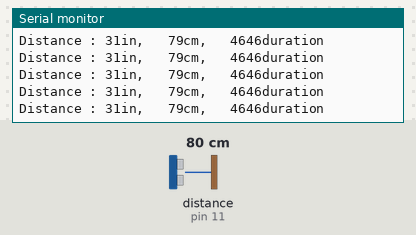
Recording of a sketch running on a simulated Arduino Uno, built with avr-gcc and run on an emulated ATmega328P. On the bench: the last lines printed to the serial monitor. Wiring (inferred from the names in the program): ultrasonic range finder: trigger pin 12; echo pin 11. Inputs (shaded band) come from the test bench; at power-on: distance to the obstacle (sensor on pin 11) 80 cm. The echo pulse lasts 58.3 µs per cm.

Above: at 1.2 s.
1.3 s: distance to the obstacle (sensor on pin 11) set to 2 cm
At 1.72 s:
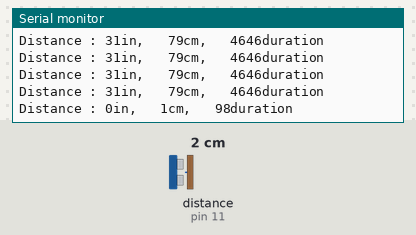
2.8 s: distance to the obstacle (sensor on pin 11) set to 4 cm
At 2.97 s:
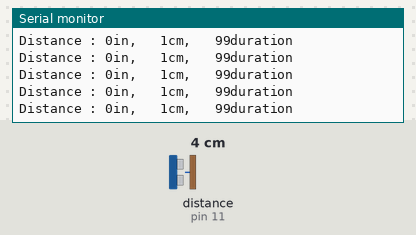
Timing chart, 0 to 5.8 s (numbered marks = the images above; inputs shaded):
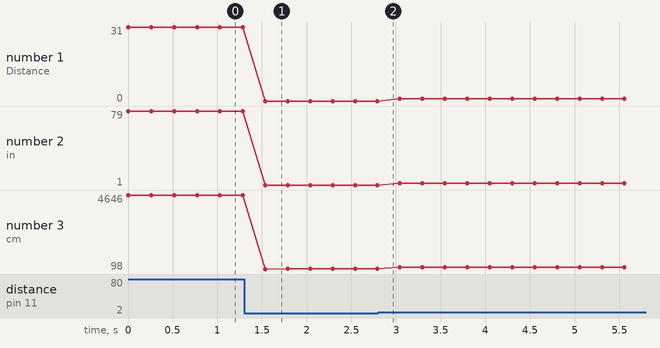

The sketch:

sr04.ino
```cpp
//https://atceiling.blogspot.com/2017/03/arduino_28.html

int trigPin = 12;                  //Trig Pin
int echoPin = 11;                  //Echo Pin
long duration, cm, inches;

void setup() {
  Serial.begin (115200);             // Serial Port begin
  pinMode(trigPin, OUTPUT);        // 定義輸入及輸出
  pinMode(echoPin, INPUT);
}

void loop()
{
  digitalWrite(trigPin, LOW);
  delayMicroseconds(5);
  digitalWrite(trigPin, HIGH);     // 給 Trig 高電位，持續 10微秒
  delayMicroseconds(10);
  digitalWrite(trigPin, LOW);

  pinMode(echoPin, INPUT);             // 讀取 echo 的電位
  duration = pulseIn(echoPin, HIGH);   // 收到高電位時的時間

  cm = (duration/2) / 29.1;         // 將時間換算成距離 cm 或 inch
  inches = (duration/2) / 74;

  Serial.print("Distance : ");
  Serial.print(inches);
  Serial.print("in,   ");
  Serial.print(cm);
  Serial.print("cm,   ");
  Serial.print(duration);
  Serial.print("duration");

  Serial.println();


  delay(250);
}
```

Measured:
- after the input at 1.3 s, the serial monitor: prints a new line after 0.24 s (image 1)
- plotted number 1: 31 → 0 after the input at 1.3 s
- plotted number 2: 79 → 1 after the input at 1.3 s, 1 → 3 after the input at 2.8 s
- plotted number 3: 4646 → 99 after the input at 1.3 s, 99 → 215 after the input at 2.8 s
